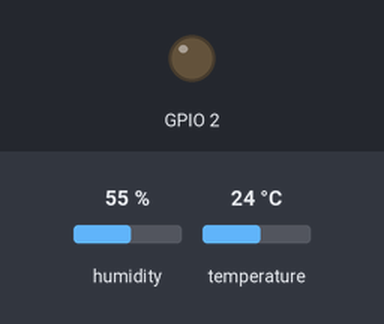
A sketch run on a simulated ESP32. Parts: output pins drawn as LEDs (lit = HIGH). The inputs (shaded band) are chosen by the test bench; at power-on: humidity 55 %, temperature 24 °C. WiFi joins after 1.5 s; servers stay silent unless stated; no MQTT or app messages arrive unless stated; what the sketch prints to the serial monitor is not drawn.

Above: at 1.6 s.
At 3.7 s:
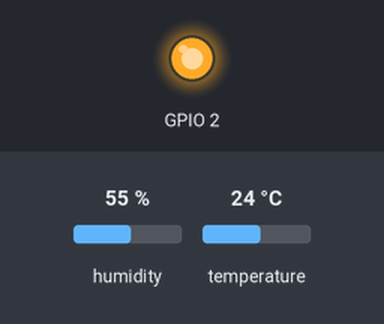
Timing chart, 0 to 5.2 s (numbered marks = the images above):
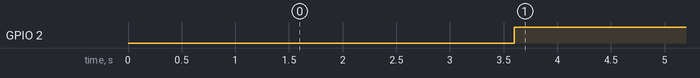

Measured:
- by itself, GPIO 2: LOW → HIGH at 3.6 s

The sketch:

Projeto_node_DHT11_IOT.ino
```cpp
#include <DHT11.h>
#include <WiFi.h>
#include <PubSubClient.h>

DHT11 dht11(28);

const char* ssid = "Faill";
const char* password = "Thamblers666";
const char* mqtt_server = "192.168.0.24";
float temperatura;
float umidade;

WiFiClient ESP32_DHT11;
PubSubClient client(ESP32_DHT11);

void setup_wifi() {

  Serial.print("Connecting to ");
  Serial.println(ssid);
  WiFi.begin(ssid, password);

  while (WiFi.status() != WL_CONNECTED) {
    delay(500);
    Serial.print(".");
  }


  Serial.println("WiFi connected");
  Serial.println("IP address: ");
  Serial.println(WiFi.localIP());
}

void reconnect() {
  while (!client.connected()) {
    Serial.print("Attempting MQTT connection...");

    if (client.connect("ESP32_DHT11")) {
      Serial.println("connected");

    } else {
      Serial.print("failed, rc=");
      Serial.print(client.state());
      Serial.println(" try again in 5 seconds");
      delay(5000);
    }
  }
}

void setup() {
  Serial.begin(115200);
  setup_wifi();
  client.setServer(mqtt_server, 1883);
  pinMode(2, OUTPUT);
}

void LED_CONEXAO() {
  if (WiFi.status() == WL_CONNECTED) {
    digitalWrite(2, HIGH);
  } else {
    digitalWrite(2, LOW);
  }
}

void READ_DHT11(){
  temperatura = dht11.readTemperature();
  client.publish("DHT_TEMP", String(temperatura).c_str());
  delay(1000);

  umidade = dht11.readHumidity();
  client.publish("DHT_UMI", String(umidade).c_str());


}

void loop() {
  reconnect();
  READ_DHT11();
  LED_CONEXAO();
}
```
